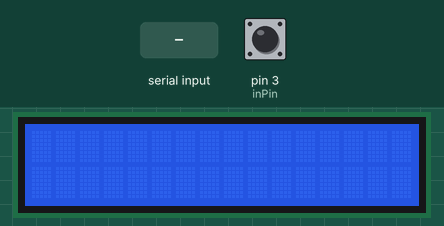
Bench run of a sketch on a simulated Arduino Uno, built with avr-gcc and run on an emulated ATmega328P. On the bench: 16×2 character LCD. The inputs (shaded band) are chosen by the test bench; at power-on: pin 3 (inPin) HIGH. What the sketch prints to the serial monitor is not drawn.

Above: at 1.2 s.
1.3 s: pin 3 (inPin) pulled LOW for 0.15 s
At 2.2 s:
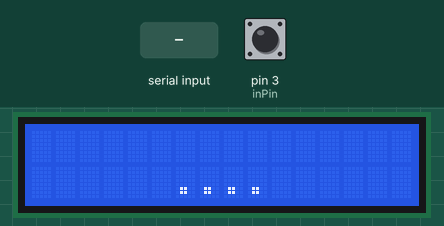
2.9 s: "1\n" received over Serial
At 3.5 s:
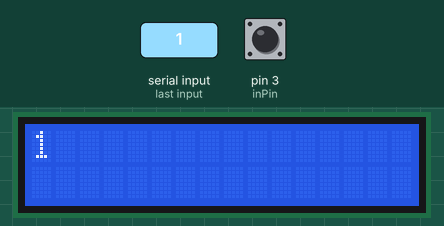
4.4 s: pin 3 (inPin) pulled LOW for 1 s
At 5.8 s:
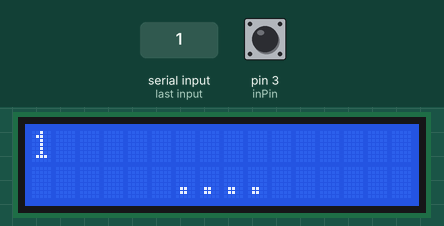
6.9 s: "0\n" received over Serial
At 7.8 s:
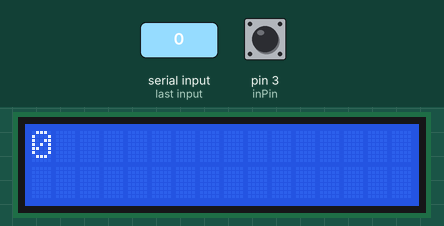
8.4 s: pin 3 (inPin) pulled LOW for 3.2 s
At 8.8 s:
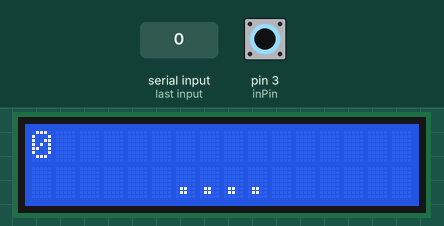
Timing chart, 0 to 11.4 s (numbered marks = the images above; inputs shaded):
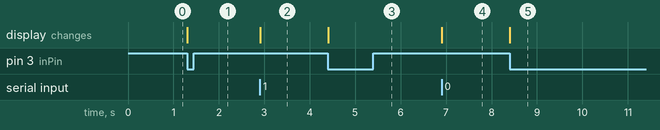

The sketch:

ardunio.ino
```cpp
#include <LiquidCrystal.h>

int inPin = 3;

const int rs = 13, en = 12, d4 = 11, d5 = 10, d6 = 9, d7 = 8;
int val = 0;
String indicator = "";
                                                              //initialize the library by associating any needed LCD interface pin
                                                                //with the arduino pin number it is connected to

LiquidCrystal lcd(rs, en, d4, d5, d6, d7);

void setup()
{
   pinMode(inPin, INPUT_PULLUP);
   Serial.begin(9600);
   lcd.begin(16, 2);
   lcd.clear();
   //set up the LCD's number of columns and rows:

}


void loop()
{
   val = digitalRead(inPin);

   if(val == 0)
   {

      Serial.write(val);
      indicator = "      ....    ";
      lcd.setCursor(0, 2);
      lcd.print(indicator);

   }
   else
   {

     lcd.setCursor(0,2);
     lcd.print("");
   }


   //(note: line 1 is the second row, since counting begins with 0):

  lcd.setCursor(0, 1);   // activates the cursor to 1 meaning that text can be displayed in the 1 st row of the 2 rows.
  while(Serial.available() > 0)
  {
     lcd.clear();                           //erases all the data previously held in the LCD Display
    String incomingString = Serial.readStringUntil('\n'); //function of Serial class which can read the string directly sent from p5js.
    set_message(incomingString);                           //activates the LCD display function by setting the string to the Display
    Serial.print("I received: ");
    Serial.println(incomingString);
  }

}
void set_message(String message)
{
    lcd.clear();               //Resets the data to be used for next translation
    lcd.print(message);        //method of lcd object which parses string and transmits to different channels in the lCD to be displayed as a string

}
```

Measured:
- after the input at 1.3 s, the display: changes at once (image 1)
- after the input at 2.9 s, the display: changes at once (image 2)
- after the input at 4.4 s, the display: changes at once (image 3)
- after the input at 6.9 s, the display: changes at once (image 4)
- after the input at 8.4 s, the display: changes at once (image 5)
